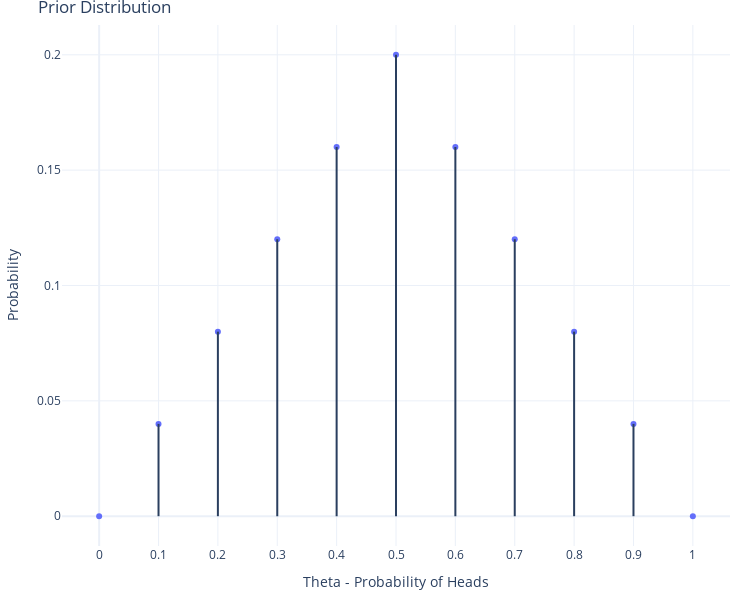
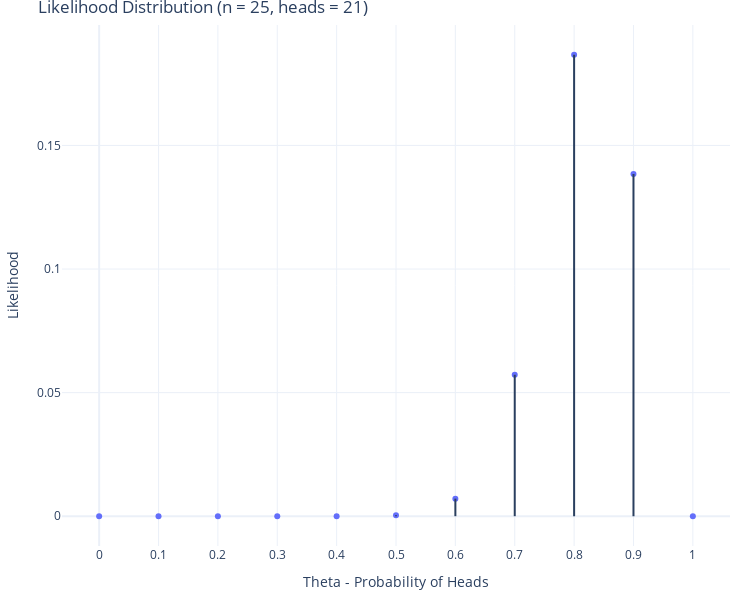
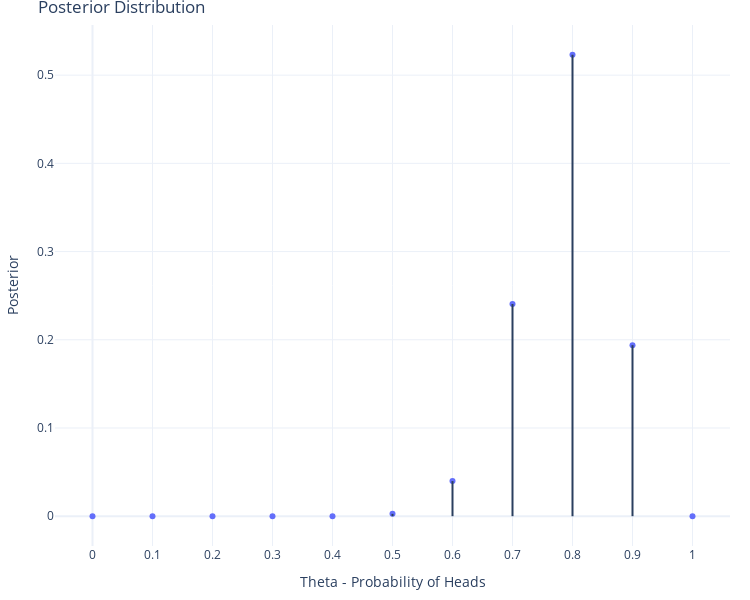

Here is the notebook cell these charts were saved with, in order:
### Markdown cell above
#### n = 25

### Code cell
n = 25
heads = data[:n].sum()
make_multi_plot(n,heads,prior_distribution_df)

### Figure 1 — Plotly figure (JSON) as saved in the notebook; plotly's stock layout.template omitted (floating-point values rounded to 4 significant figures)
{"data": [{"hovertemplate": "Theta - Probability of Heads=%{x}<br>Probability=%{y}<extra></extra>", "legendgroup": "", "marker": {"color": "#636efa", "symbol": "circle"}, "mode": "markers", "name": "", "orientation": "v", "showlegend": false, "type": "scatter", "x": [0, 0.1, 0.2, 0.3, 0.4, 0.5, 0.6, 0.7, 0.8, 0.9, 1], "xaxis": "x", "y": [0, 0.04, 0.08, 0.12, 0.16, 0.2, 0.16, 0.12, 0.08, 0.04, 0], "yaxis": "y"}], "layout": {"height": 600, "legend": {"tracegroupgap": 0}, "margin": {"b": 20, "l": 20, "r": 20, "t": 25}, "shapes": [{"type": "line", "x0": 0, "x1": 0, "y0": 0, "y1": 0}, {"type": "line", "x0": 0.1, "x1": 0.1, "y0": 0, "y1": 0.04}, {"type": "line", "x0": 0.2, "x1": 0.2, "y0": 0, "y1": 0.08}, {"type": "line", "x0": 0.3, "x1": 0.3, "y0": 0, "y1": 0.12}, {"type": "line", "x0": 0.4, "x1": 0.4, "y0": 0, "y1": 0.16}, {"type": "line", "x0": 0.5, "x1": 0.5, "y0": 0, "y1": 0.2}, {"type": "line", "x0": 0.6, "x1": 0.6, "y0": 0, "y1": 0.16}, {"type": "line", "x0": 0.7, "x1": 0.7, "y0": 0, "y1": 0.12}, {"type": "line", "x0": 0.8, "x1": 0.8, "y0": 0, "y1": 0.08}, {"type": "line", "x0": 0.9, "x1": 0.9, "y0": 0, "y1": 0.04}, {"type": "line", "x0": 1, "x1": 1, "y0": 0, "y1": 0}], "title": {"text": "Prior Distribution"}, "width": 750, "xaxis": {"anchor": "y", "domain": [0, 1], "dtick": 0.1, "tick0": 0, "tickmode": "linear", "title": {"text": "Theta - Probability of Heads"}}, "yaxis": {"anchor": "x", "domain": [0, 1], "title": {"text": "Probability"}}}}

### Figure 2 — Plotly figure (JSON) as saved in the notebook; plotly's stock layout.template omitted (floating-point values rounded to 4 significant figures)
{"data": [{"hovertemplate": "Theta - Probability of Heads=%{x}<br>Likelihood=%{y}<extra></extra>", "legendgroup": "", "marker": {"color": "#636efa", "symbol": "circle"}, "mode": "markers", "name": "", "orientation": "v", "showlegend": false, "type": "scatter", "x": [0, 0.1, 0.2, 0.3, 0.4, 0.5, 0.6, 0.7, 0.8, 0.9, 1], "xaxis": "x", "y": [0, 8.3e-18, 1.087e-11, 3.177e-08, 7.21e-06, 0.000377, 0.007104, 0.05723, 0.1867, 0.1384, 0], "yaxis": "y"}], "layout": {"height": 600, "legend": {"tracegroupgap": 0}, "margin": {"b": 20, "l": 20, "r": 20, "t": 25}, "shapes": [{"type": "line", "x0": 0, "x1": 0, "y0": 0, "y1": 0}, {"type": "line", "x0": 0.1, "x1": 0.1, "y0": 0, "y1": 8.3e-18}, {"type": "line", "x0": 0.2, "x1": 0.2, "y0": 0, "y1": 1.087e-11}, {"type": "line", "x0": 0.3, "x1": 0.3, "y0": 0, "y1": 3.177e-08}, {"type": "line", "x0": 0.4, "x1": 0.4, "y0": 0, "y1": 7.21e-06}, {"type": "line", "x0": 0.5, "x1": 0.5, "y0": 0, "y1": 0.000377}, {"type": "line", "x0": 0.6, "x1": 0.6, "y0": 0, "y1": 0.007104}, {"type": "line", "x0": 0.7, "x1": 0.7, "y0": 0, "y1": 0.05723}, {"type": "line", "x0": 0.8, "x1": 0.8, "y0": 0, "y1": 0.1867}, {"type": "line", "x0": 0.9, "x1": 0.9, "y0": 0, "y1": 0.1384}, {"type": "line", "x0": 1, "x1": 1, "y0": 0, "y1": 0}], "title": {"text": "Likelihood Distribution (n = 25, heads = 21)"}, "width": 750, "xaxis": {"anchor": "y", "domain": [0, 1], "dtick": 0.1, "tick0": 0, "tickmode": "linear", "title": {"text": "Theta - Probability of Heads"}}, "yaxis": {"anchor": "x", "domain": [0, 1], "title": {"text": "Likelihood"}}}}

### Figure 3 — Plotly figure (JSON) as saved in the notebook; plotly's stock layout.template omitted (floating-point values rounded to 4 significant figures)
{"data": [{"hovertemplate": "Theta - Probability of Heads=%{x}<br>Posterior=%{y}<extra></extra>", "legendgroup": "", "marker": {"color": "#636efa", "symbol": "circle"}, "mode": "markers", "name": "", "orientation": "v", "showlegend": false, "type": "scatter", "x": [0, 0.1, 0.2, 0.3, 0.4, 0.5, 0.6, 0.7, 0.8, 0.9, 1], "xaxis": "x", "y": [0, 1.163e-17, 3.045e-11, 1.335e-07, 4.041e-05, 0.002641, 0.03981, 0.2405, 0.5231, 0.1939, 0], "yaxis": "y"}], "layout": {"height": 600, "legend": {"tracegroupgap": 0}, "margin": {"b": 20, "l": 20, "r": 20, "t": 25}, "shapes": [{"type": "line", "x0": 0, "x1": 0, "y0": 0, "y1": 0}, {"type": "line", "x0": 0.1, "x1": 0.1, "y0": 0, "y1": 1.163e-17}, {"type": "line", "x0": 0.2, "x1": 0.2, "y0": 0, "y1": 3.045e-11}, {"type": "line", "x0": 0.3, "x1": 0.3, "y0": 0, "y1": 1.335e-07}, {"type": "line", "x0": 0.4, "x1": 0.4, "y0": 0, "y1": 4.041e-05}, {"type": "line", "x0": 0.5, "x1": 0.5, "y0": 0, "y1": 0.002641}, {"type": "line", "x0": 0.6, "x1": 0.6, "y0": 0, "y1": 0.03981}, {"type": "line", "x0": 0.7, "x1": 0.7, "y0": 0, "y1": 0.2405}, {"type": "line", "x0": 0.8, "x1": 0.8, "y0": 0, "y1": 0.5231}, {"type": "line", "x0": 0.9, "x1": 0.9, "y0": 0, "y1": 0.1939}, {"type": "line", "x0": 1, "x1": 1, "y0": 0, "y1": 0}], "title": {"text": "Posterior Distribution"}, "width": 750, "xaxis": {"anchor": "y", "domain": [0, 1], "dtick": 0.1, "tick0": 0, "tickmode": "linear", "title": {"text": "Theta - Probability of Heads"}}, "yaxis": {"anchor": "x", "domain": [0, 1], "title": {"text": "Posterior"}}}}
